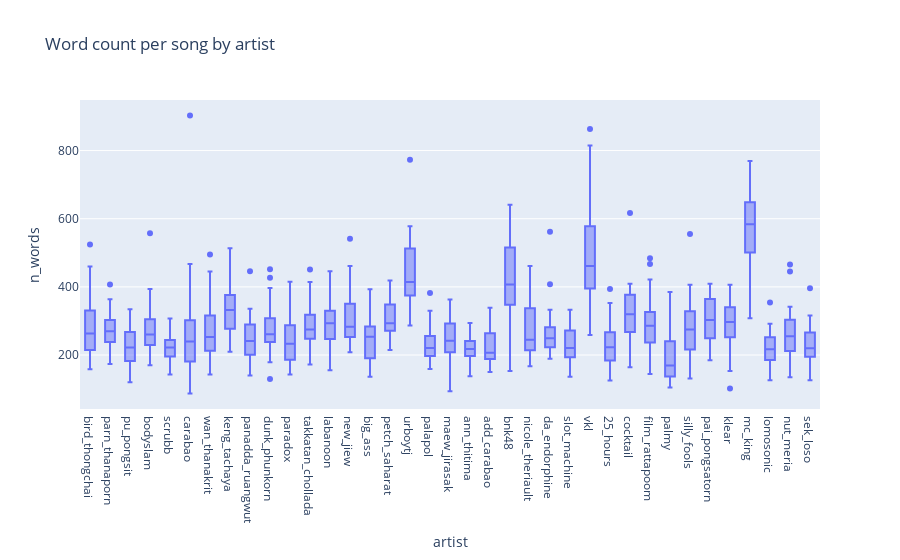

Write notebook code for a chart like this one.
### Code cell
fig = px.box(song_filter_df, x='artist', y='n_words', title='Word count per song by artist')
fig.show()

### Figure 1 — Plotly figure (JSON) as saved in the notebook; plotly's stock layout.template omitted (floating-point values rounded to 4 significant figures; data arrays with more than 128 entries replaced by an {"elided": "..."} marker saying what was removed)
{"data": [{"alignmentgroup": "True", "hovertemplate": "artist=%{x}<br>n_words=%{y}<extra></extra>", "legendgroup": "", "marker": {"color": "#636efa"}, "name": "", "notched": false, "offsetgroup": "", "orientation": "v", "showlegend": false, "type": "box", "x": {"elided": "1295 str values"}, "x0": " ", "xaxis": "x", "y": {"elided": "1295 int values"}, "y0": " ", "yaxis": "y"}], "layout": {"boxmode": "group", "legend": {"tracegroupgap": 0}, "title": {"text": "Word count per song by artist"}, "xaxis": {"anchor": "y", "domain": [0, 1], "title": {"text": "artist"}}, "yaxis": {"anchor": "x", "domain": [0, 1], "title": {"text": "n_words"}}}}
